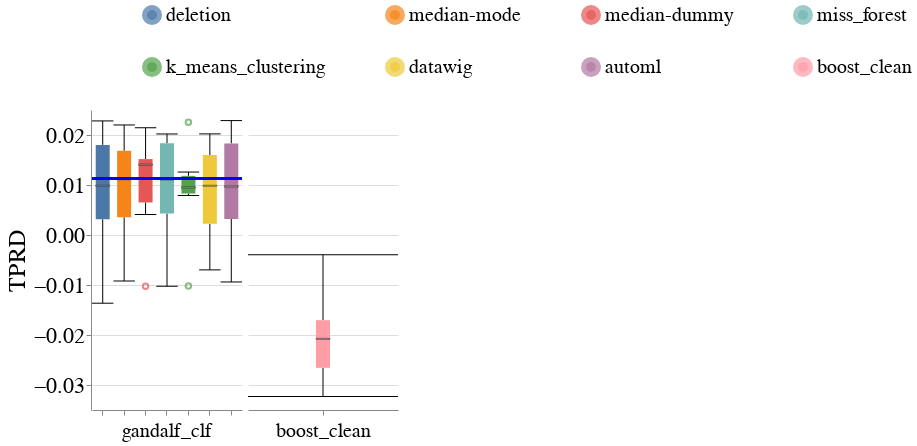

Notebook code cell kept with this figure:
### Markdown cell above
### Disparity Metrics

### Code cell
create_box_plots_for_diff_imputers_and_models(dataset_name=DATASET_NAME,
                                              metric_name='Equalized_Odds_TPR',
                                              db_client=db_client,
                                              group=SENSITIVE_ATTR_FOR_DISPARITY_METRICS)

### Figure 1 — Vega-Lite specification as saved in the notebook (floating-point values rounded to 4 significant figures)
{"config": {"view": {"continuousWidth": 400, "continuousHeight": 300, "stroke": null}, "axis": {"labelFontSize": 22, "labelFontWeight": "normal", "titleFontSize": 24, "titleFontWeight": "normal"}, "facet": {"spacing": 5}, "header": {"labelFontSize": 20, "labelOrient": "bottom", "labelPadding": 5, "titleFontSize": 24}, "legend": {"columns": 4, "direction": "horizontal", "labelFontSize": 20, "labelLimit": 400, "orient": "top", "symbolOffset": 50, "symbolStrokeWidth": 10, "titleAnchor": "middle", "titleFontSize": 22, "titleLimit": 300}, "title": {"fontSize": 24}}, "data": {"name": "data-a3454547872d9823c1283b17dfdc8bbc"}, "facet": {"column": {"field": "Model_Name", "sort": ["dt_clf", "lr_clf", "lgbm_clf", "rf_clf", "mlp_clf"], "title": null, "type": "nominal"}}, "spec": {"layer": [{"mark": {"type": "boxplot", "median": {"stroke": "black", "strokeWidth": 0.7}, "ticks": true}, "encoding": {"color": {"field": "Null_Imputer_Name", "sort": ["deletion", "median-mode", "median-dummy", "miss_forest", "k_means_clustering", "datawig", "automl", "boost_clean"], "title": null, "type": "nominal"}, "x": {"axis": {"labels": false}, "field": "Null_Imputer_Name", "sort": ["deletion", "median-mode", "median-dummy", "miss_forest", "k_means_clustering", "datawig", "automl", "boost_clean"], "title": null, "type": "nominal"}, "y": {"field": "Metric_Value", "scale": {"zero": false}, "title": "TPRD", "type": "quantitative"}}}, {"mark": "rule", "encoding": {"color": {"value": "blue"}, "size": {"value": 2}, "y": {"field": "Baseline_Median", "type": "quantitative"}}}], "width": 150}, "resolve": {"scale": {"x": "independent"}}, "$schema": "https://vega.github.io/schema/vega-lite/v4.17.0.json", "datasets": {"data-a3454547872d9823c1283b17dfdc8bbc": [{"Metric": "Equalized_Odds_TPR", "Metric_Value": 0.01301, "Model_Name": "gandalf_clf", "Null_Imputer_Name": "deletion", "Evaluation_Scenario": "mixed_exp", "Virny_Random_State": 400, "Test_Set_Index": 0, "Dataset_Name": "heart", "Baseline_Median": 0.01123}, {"Metric": "Equalized_Odds_TPR", "Metric_Value": -0.01364, "Model_Name": "gandalf_clf", "Null_Imputer_Name": "deletion", "Evaluation_Scenario": "mixed_exp", "Virny_Random_State": 500, "Test_Set_Index": 0, "Dataset_Name": "heart", "Baseline_Median": 0.01123}, {"Metric": "Equalized_Odds_TPR", "Metric_Value": 0.006692, "Model_Name": "gandalf_clf", "Null_Imputer_Name": "deletion", "Evaluation_Scenario": "mixed_exp", "Virny_Random_State": 100, "Test_Set_Index": 0, "Dataset_Name": "heart", "Baseline_Median": 0.01123}, {"Metric": "Equalized_Odds_TPR", "Metric_Value": 0.02282, "Model_Name": "gandalf_clf", "Null_Imputer_Name": "deletion", "Evaluation_Scenario": "mixed_exp", "Virny_Random_State": 300, "Test_Set_Index": 0, "Dataset_Name": "heart", "Baseline_Median": 0.01123}, {"Metric": "Equalized_Odds_TPR", "Metric_Value": 0.01969, "Model_Name": "gandalf_clf", "Null_Imputer_Name": "deletion", "Evaluation_Scenario": "mixed_exp", "Virny_Random_State": 200, "Test_Set_Index": 0, "Dataset_Name": "heart", "Baseline_Median": 0.01123}, {"Metric": "Equalized_Odds_TPR", "Metric_Value": 0.001973, "Model_Name": "gandalf_clf", "Null_Imputer_Name": "deletion", "Evaluation_Scenario": "mixed_exp", "Virny_Random_State": 600, "Test_Set_Index": 0, "Dataset_Name": "heart", "Baseline_Median": 0.01123}, {"Metric": "Equalized_Odds_TPR", "Metric_Value": 0.02022, "Model_Name": "gandalf_clf", "Null_Imputer_Name": "datawig", "Evaluation_Scenario": "mixed_exp", "Virny_Random_State": 400, "Test_Set_Index": 0, "Dataset_Name": "heart", "Baseline_Median": 0.01123}, {"Metric": "Equalized_Odds_TPR", "Metric_Value": -0.006976, "Model_Name": "gandalf_clf", "Null_Imputer_Name": "datawig", "Evaluation_Scenario": "mixed_exp", "Virny_Random_State": 500, "Test_Set_Index": 0, "Dataset_Name": "heart", "Baseline_Median": 0.01123}, {"Metric": "Equalized_Odds_TPR", "Metric_Value": 0.004568, "Model_Name": "gandalf_clf", "Null_Imputer_Name": "datawig", "Evaluation_Scenario": "mixed_exp", "Virny_Random_State": 100, "Test_Set_Index": 0, "Dataset_Name": "heart", "Baseline_Median": 0.01123}, {"Metric": "Equalized_Odds_TPR", "Metric_Value": 0.001462, "Model_Name": "gandalf_clf", "Null_Imputer_Name": "datawig", "Evaluation_Scenario": "mixed_exp", "Virny_Random_State": 300, "Test_Set_Index": 0, "Dataset_Name": "heart", "Baseline_Median": 0.01123}, {"Metric": "Equalized_Odds_TPR", "Metric_Value": 0.01627, "Model_Name": "gandalf_clf", "Null_Imputer_Name": "datawig", "Evaluation_Scenario": "mixed_exp", "Virny_Random_State": 200, "Test_Set_Index": 0, "Dataset_Name": "heart", "Baseline_Median": 0.01123}, {"Metric": "Equalized_Odds_TPR", "Metric_Value": 0.01513, "Model_Name": "gandalf_clf", "Null_Imputer_Name": "datawig", "Evaluation_Scenario": "mixed_exp", "Virny_Random_State": 600, "Test_Set_Index": 0, "Dataset_Name": "heart", "Baseline_Median": 0.01123}, {"Metric": "Equalized_Odds_TPR", "Metric_Value": 0.02254, "Model_Name": "gandalf_clf", "Null_Imputer_Name": "k_means_clustering", "Evaluation_Scenario": "mixed_exp", "Virny_Random_State": 400, "Test_Set_Index": 0, "Dataset_Name": "heart", "Baseline_Median": 0.01123}, {"Metric": "Equalized_Odds_TPR", "Metric_Value": -0.0102, "Model_Name": "gandalf_clf", "Null_Imputer_Name": "k_means_clustering", "Evaluation_Scenario": "mixed_exp", "Virny_Random_State": 500, "Test_Set_Index": 0, "Dataset_Name": "heart", "Baseline_Median": 0.01123}, {"Metric": "Equalized_Odds_TPR", "Metric_Value": 0.01259, "Model_Name": "gandalf_clf", "Null_Imputer_Name": "k_means_clustering", "Evaluation_Scenario": "mixed_exp", "Virny_Random_State": 100, "Test_Set_Index": 0, "Dataset_Name": "heart", "Baseline_Median": 0.01123}, {"Metric": "Equalized_Odds_TPR", "Metric_Value": 0.007894, "Model_Name": "gandalf_clf", "Null_Imputer_Name": "k_means_clustering", "Evaluation_Scenario": "mixed_exp", "Virny_Random_State": 300, "Test_Set_Index": 0, "Dataset_Name": "heart", "Baseline_Median": 0.01123}, {"Metric": "Equalized_Odds_TPR", "Metric_Value": 0.009495, "Model_Name": "gandalf_clf", "Null_Imputer_Name": "k_means_clustering", "Evaluation_Scenario": "mixed_exp", "Virny_Random_State": 200, "Test_Set_Index": 0, "Dataset_Name": "heart", "Baseline_Median": 0.01123}, {"Metric": "Equalized_Odds_TPR", "Metric_Value": 0.009534, "Model_Name": "gandalf_clf", "Null_Imputer_Name": "k_means_clustering", "Evaluation_Scenario": "mixed_exp", "Virny_Random_State": 600, "Test_Set_Index": 0, "Dataset_Name": "heart", "Baseline_Median": 0.01123}, {"Metric": "Equalized_Odds_TPR", "Metric_Value": 0.02288, "Model_Name": "gandalf_clf", "Null_Imputer_Name": "automl", "Evaluation_Scenario": "mixed_exp", "Virny_Random_State": 400, "Test_Set_Index": 0, "Dataset_Name": "heart", "Baseline_Median": 0.01123}, {"Metric": "Equalized_Odds_TPR", "Metric_Value": -0.009392, "Model_Name": "gandalf_clf", "Null_Imputer_Name": "automl", "Evaluation_Scenario": "mixed_exp", "Virny_Random_State": 500, "Test_Set_Index": 0, "Dataset_Name": "heart", "Baseline_Median": 0.01123}, {"Metric": "Equalized_Odds_TPR", "Metric_Value": 0.003836, "Model_Name": "gandalf_clf", "Null_Imputer_Name": "automl", "Evaluation_Scenario": "mixed_exp", "Virny_Random_State": 100, "Test_Set_Index": 0, "Dataset_Name": "heart", "Baseline_Median": 0.01123}, {"Metric": "Equalized_Odds_TPR", "Metric_Value": 0.002977, "Model_Name": "gandalf_clf", "Null_Imputer_Name": "automl", "Evaluation_Scenario": "mixed_exp", "Virny_Random_State": 300, "Test_Set_Index": 0, "Dataset_Name": "heart", "Baseline_Median": 0.01123}, {"Metric": "Equalized_Odds_TPR", "Metric_Value": 0.01923, "Model_Name": "gandalf_clf", "Null_Imputer_Name": "automl", "Evaluation_Scenario": "mixed_exp", "Virny_Random_State": 200, "Test_Set_Index": 0, "Dataset_Name": "heart", "Baseline_Median": 0.01123}, {"Metric": "Equalized_Odds_TPR", "Metric_Value": 0.01558, "Model_Name": "gandalf_clf", "Null_Imputer_Name": "automl", "Evaluation_Scenario": "mixed_exp", "Virny_Random_State": 600, "Test_Set_Index": 0, "Dataset_Name": "heart", "Baseline_Median": 0.01123}, {"Metric": "Equalized_Odds_TPR", "Metric_Value": 0.02145, "Model_Name": "gandalf_clf", "Null_Imputer_Name": "median-dummy", "Evaluation_Scenario": "mixed_exp", "Virny_Random_State": 400, "Test_Set_Index": 0, "Dataset_Name": "heart", "Baseline_Median": 0.01123}, {"Metric": "Equalized_Odds_TPR", "Metric_Value": -0.01024, "Model_Name": "gandalf_clf", "Null_Imputer_Name": "median-dummy", "Evaluation_Scenario": "mixed_exp", "Virny_Random_State": 500, "Test_Set_Index": 0, "Dataset_Name": "heart", "Baseline_Median": 0.01123}, {"Metric": "Equalized_Odds_TPR", "Metric_Value": 0.01375, "Model_Name": "gandalf_clf", "Null_Imputer_Name": "median-dummy", "Evaluation_Scenario": "mixed_exp", "Virny_Random_State": 100, "Test_Set_Index": 0, "Dataset_Name": "heart", "Baseline_Median": 0.01123}, {"Metric": "Equalized_Odds_TPR", "Metric_Value": 0.004095, "Model_Name": "gandalf_clf", "Null_Imputer_Name": "median-dummy", "Evaluation_Scenario": "mixed_exp", "Virny_Random_State": 300, "Test_Set_Index": 0, "Dataset_Name": "heart", "Baseline_Median": 0.01123}, {"Metric": "Equalized_Odds_TPR", "Metric_Value": 0.01438, "Model_Name": "gandalf_clf", "Null_Imputer_Name": "median-dummy", "Evaluation_Scenario": "mixed_exp", "Virny_Random_State": 200, "Test_Set_Index": 0, "Dataset_Name": "heart", "Baseline_Median": 0.01123}, {"Metric": "Equalized_Odds_TPR", "Metric_Value": 0.01544, "Model_Name": "gandalf_clf", "Null_Imputer_Name": "median-dummy", "Evaluation_Scenario": "mixed_exp", "Virny_Random_State": 600, "Test_Set_Index": 0, "Dataset_Name": "heart", "Baseline_Median": 0.01123}, {"Metric": "Equalized_Odds_TPR", "Metric_Value": 0.0202, "Model_Name": "gandalf_clf", "Null_Imputer_Name": "miss_forest", "Evaluation_Scenario": "mixed_exp", "Virny_Random_State": 400, "Test_Set_Index": 0, "Dataset_Name": "heart", "Baseline_Median": 0.01123}, {"Metric": "Equalized_Odds_TPR", "Metric_Value": -0.01025, "Model_Name": "gandalf_clf", "Null_Imputer_Name": "miss_forest", "Evaluation_Scenario": "mixed_exp", "Virny_Random_State": 500, "Test_Set_Index": 0, "Dataset_Name": "heart", "Baseline_Median": 0.01123}, {"Metric": "Equalized_Odds_TPR", "Metric_Value": 0.005946, "Model_Name": "gandalf_clf", "Null_Imputer_Name": "miss_forest", "Evaluation_Scenario": "mixed_exp", "Virny_Random_State": 100, "Test_Set_Index": 0, "Dataset_Name": "heart", "Baseline_Median": 0.01123}, {"Metric": "Equalized_Odds_TPR", "Metric_Value": 0.003744, "Model_Name": "gandalf_clf", "Null_Imputer_Name": "miss_forest", "Evaluation_Scenario": "mixed_exp", "Virny_Random_State": 300, "Test_Set_Index": 0, "Dataset_Name": "heart", "Baseline_Median": 0.01123}, {"Metric": "Equalized_Odds_TPR", "Metric_Value": 0.01904, "Model_Name": "gandalf_clf", "Null_Imputer_Name": "miss_forest", "Evaluation_Scenario": "mixed_exp", "Virny_Random_State": 200, "Test_Set_Index": 0, "Dataset_Name": "heart", "Baseline_Median": 0.01123}, {"Metric": "Equalized_Odds_TPR", "Metric_Value": 0.01629, "Model_Name": "gandalf_clf", "Null_Imputer_Name": "miss_forest", "Evaluation_Scenario": "mixed_exp", "Virny_Random_State": 600, "Test_Set_Index": 0, "Dataset_Name": "heart", "Baseline_Median": 0.01123}, {"Metric": "Equalized_Odds_TPR", "Metric_Value": 0.02201, "Model_Name": "gandalf_clf", "Null_Imputer_Name": "median-mode", "Evaluation_Scenario": "mixed_exp", "Virny_Random_State": 400, "Test_Set_Index": 0, "Dataset_Name": "heart", "Baseline_Median": 0.01123}, {"Metric": "Equalized_Odds_TPR", "Metric_Value": -0.009199, "Model_Name": "gandalf_clf", "Null_Imputer_Name": "median-mode", "Evaluation_Scenario": "mixed_exp", "Virny_Random_State": 500, "Test_Set_Index": 0, "Dataset_Name": "heart", "Baseline_Median": 0.01123}, {"Metric": "Equalized_Odds_TPR", "Metric_Value": 0.006423, "Model_Name": "gandalf_clf", "Null_Imputer_Name": "median-mode", "Evaluation_Scenario": "mixed_exp", "Virny_Random_State": 100, "Test_Set_Index": 0, "Dataset_Name": "heart", "Baseline_Median": 0.01123}, {"Metric": "Equalized_Odds_TPR", "Metric_Value": 0.002604, "Model_Name": "gandalf_clf", "Null_Imputer_Name": "median-mode", "Evaluation_Scenario": "mixed_exp", "Virny_Random_State": 300, "Test_Set_Index": 0, "Dataset_Name": "heart", "Baseline_Median": 0.01123}, {"Metric": "Equalized_Odds_TPR", "Metric_Value": 0.01715, "Model_Name": "gandalf_clf", "Null_Imputer_Name": "median-mode", "Evaluation_Scenario": "mixed_exp", "Virny_Random_State": 200, "Test_Set_Index": 0, "Dataset_Name": "heart", "Baseline_Median": 0.01123}, {"Metric": "Equalized_Odds_TPR", "Metric_Value": 0.01589, "Model_Name": "gandalf_clf", "Null_Imputer_Name": "median-mode", "Evaluation_Scenario": "mixed_exp", "Virny_Random_State": 600, "Test_Set_Index": 0, "Dataset_Name": "heart", "Baseline_Median": 0.01123}, {"Metric": "Equalized_Odds_TPR", "Metric_Value": -0.02738, "Model_Name": "boost_clean", "Null_Imputer_Name": "boost_clean", "Evaluation_Scenario": "mixed_exp", "Virny_Random_State": 400, "Test_Set_Index": 0, "Dataset_Name": "heart", "Baseline_Median": null}, {"Metric": "Equalized_Odds_TPR", "Metric_Value": -0.0323, "Model_Name": "boost_clean", "Null_Imputer_Name": "boost_clean", "Evaluation_Scenario": "mixed_exp", "Virny_Random_State": 500, "Test_Set_Index": 0, "Dataset_Name": "heart", "Baseline_Median": null}, {"Metric": "Equalized_Odds_TPR", "Metric_Value": -0.01743, "Model_Name": "boost_clean", "Null_Imputer_Name": "boost_clean", "Evaluation_Scenario": "mixed_exp", "Virny_Random_State": 100, "Test_Set_Index": 0, "Dataset_Name": "heart", "Baseline_Median": null}, {"Metric": "Equalized_Odds_TPR", "Metric_Value": -0.02411, "Model_Name": "boost_clean", "Null_Imputer_Name": "boost_clean", "Evaluation_Scenario": "mixed_exp", "Virny_Random_State": 300, "Test_Set_Index": 0, "Dataset_Name": "heart", "Baseline_Median": null}, {"Metric": "Equalized_Odds_TPR", "Metric_Value": -0.00395, "Model_Name": "boost_clean", "Null_Imputer_Name": "boost_clean", "Evaluation_Scenario": "mixed_exp", "Virny_Random_State": 200, "Test_Set_Index": 0, "Dataset_Name": "heart", "Baseline_Median": null}, {"Metric": "Equalized_Odds_TPR", "Metric_Value": -0.01691, "Model_Name": "boost_clean", "Null_Imputer_Name": "boost_clean", "Evaluation_Scenario": "mixed_exp", "Virny_Random_State": 600, "Test_Set_Index": 0, "Dataset_Name": "heart", "Baseline_Median": null}]}}
